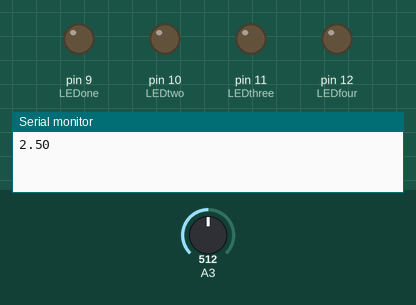
A program run on a simulated Arduino Uno, built with avr-gcc and run on an emulated ATmega328P. On the bench: output pins drawn as LEDs (lit = HIGH), the last lines printed to the serial monitor. The test bench sets the inputs (shaded band); at power-on: A3 = 512.

Above: at 0.6 s.
At 3.0 s:
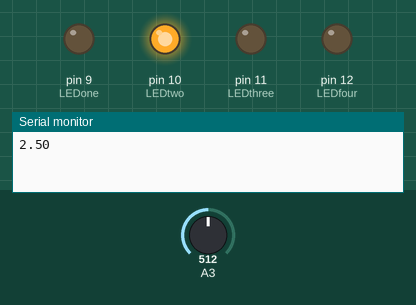
At 5.4 s:
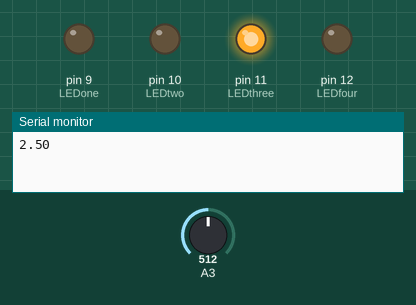
At 11.4 s:
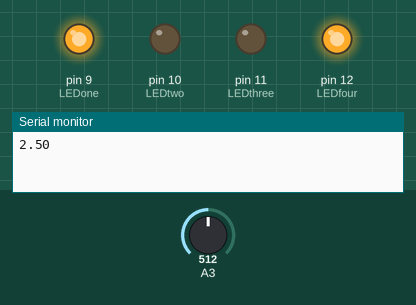
At 17.4 s:
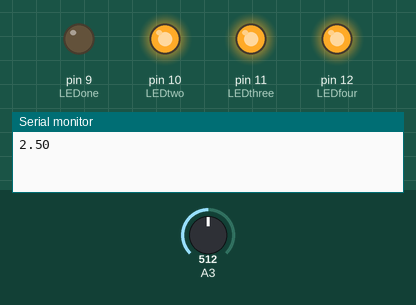
At 23.4 s:
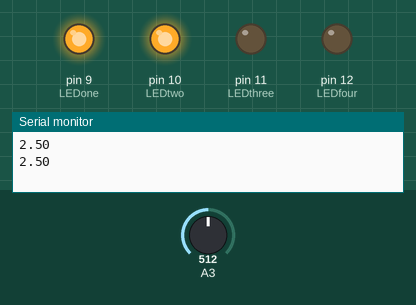
Timing chart, 0 to 25.0 s (numbered marks = the images above):
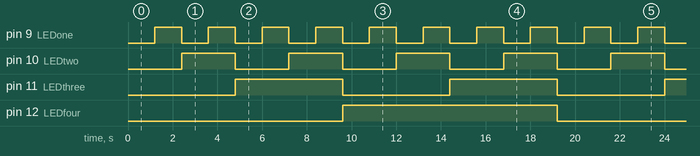

Measured:
- by itself, pin 9 (LEDone): alternates HIGH for 1.2 s and LOW for 1.2 s
- by itself, pin 10 (LEDtwo): alternates HIGH for 2.4 s and LOW for 2.4 s
- by itself, pin 11 (LEDthree): alternates HIGH for 4.8 s and LOW for 4.8 s
- by itself, pin 12 (LEDfour): alternates HIGH for 9.6 s and LOW for 9.6 s

The program:

main.cpp
```cpp
#include <Arduino.h>


int LEDone = 9;
int LEDtwo = 10;
int LEDthree = 11;
int LEDfour = 12;
int delay_ = 1200;

void countZero(int delay_)
  {
    digitalWrite(LEDone,LOW);
    digitalWrite(LEDtwo,LOW);
    digitalWrite(LEDthree,LOW);
    digitalWrite(LEDfour,LOW);
    delay(delay_);
  }

  void countOne(int delay_)
  {
    digitalWrite(LEDone,HIGH);
    digitalWrite(LEDtwo,LOW);
    digitalWrite(LEDthree,LOW);
    digitalWrite(LEDfour,LOW);
    delay(delay_);
  }

 void countTwo(int delay_)
  {
    digitalWrite(LEDone,LOW);
    digitalWrite(LEDtwo,HIGH);
    digitalWrite(LEDthree,LOW);
    digitalWrite(LEDfour,LOW);
    delay(delay_);
  }

   void countThree(int delay_)
  {
    digitalWrite(LEDone,HIGH);
    digitalWrite(LEDtwo,HIGH);
    digitalWrite(LEDthree,LOW);
    digitalWrite(LEDfour,LOW);
    delay(delay_);
  }

   void countFour(int delay_)
  {
    digitalWrite(LEDone,LOW);
    digitalWrite(LEDtwo,LOW);
    digitalWrite(LEDthree,HIGH);
    digitalWrite(LEDfour,LOW);
    delay(delay_);
  }

   void countFive(int delay_)
  {
    digitalWrite(LEDone,HIGH);
    digitalWrite(LEDtwo,LOW);
    digitalWrite(LEDthree,HIGH);
    digitalWrite(LEDfour,LOW);
    delay(delay_);
  }


   void countSix(int delay_)
  {
    digitalWrite(LEDone,LOW);
    digitalWrite(LEDtwo,HIGH);
    digitalWrite(LEDthree,HIGH);
    digitalWrite(LEDfour,LOW);
    delay(delay_);
  }

   void countSeven(int delay_)
  {
    digitalWrite(LEDone,HIGH);
    digitalWrite(LEDtwo,HIGH);
    digitalWrite(LEDthree,HIGH);
    digitalWrite(LEDfour,LOW);
    delay(delay_);
  }

   void countEight(int delay_)
  {
    digitalWrite(LEDone,LOW);
    digitalWrite(LEDtwo,LOW);
    digitalWrite(LEDthree,LOW);
    digitalWrite(LEDfour,HIGH);
    delay(delay_);
  }

   void countNine(int delay_)
  {
    digitalWrite(LEDone,HIGH);
    digitalWrite(LEDtwo,LOW);
    digitalWrite(LEDthree,LOW);
    digitalWrite(LEDfour,HIGH);
    delay(delay_);
  }

   void countTen(int delay_)
  {
    digitalWrite(LEDone,LOW);
    digitalWrite(LEDtwo,HIGH);
    digitalWrite(LEDthree,LOW);
    digitalWrite(LEDfour,HIGH);
    delay(delay_);
  }

   void countEleven(int delay_)
  {
    digitalWrite(LEDone,HIGH);
    digitalWrite(LEDtwo,HIGH);
    digitalWrite(LEDthree,LOW);
    digitalWrite(LEDfour,HIGH);
    delay(delay_);
  }

   void countTwelve(int delay_)
  {
    digitalWrite(LEDone,LOW);
    digitalWrite(LEDtwo,LOW);
    digitalWrite(LEDthree,HIGH);
    digitalWrite(LEDfour,HIGH);
    delay(delay_);
  }

   void countThirteen(int delay_)
  {
    digitalWrite(LEDone,HIGH);
    digitalWrite(LEDtwo,LOW);
    digitalWrite(LEDthree,HIGH);
    digitalWrite(LEDfour,HIGH);
    delay(delay_);
  }

   void countFourteen(int delay_)
  {
    digitalWrite(LEDone,LOW);
    digitalWrite(LEDtwo,HIGH);
    digitalWrite(LEDthree,HIGH);
    digitalWrite(LEDfour,HIGH);
    delay(delay_);
  }

   void countFifteen(int delay_)
  {
    digitalWrite(LEDone,HIGH);
    digitalWrite(LEDtwo,HIGH);
    digitalWrite(LEDthree,HIGH);
    digitalWrite(LEDfour,HIGH);
    delay(delay_);
  }


 float volt;
void setup() {
  // put your setup code here, to run once:
 pinMode(LEDone, OUTPUT);
  pinMode(LEDtwo, OUTPUT);
  pinMode(LEDthree, OUTPUT);
  pinMode(LEDfour, OUTPUT);
  pinMode(A3,INPUT);
  Serial.begin(9600);

}


void loop() {
  // put your main code here, to run repeatedly:
  volt = (5./1023.)* analogRead(A3); //convert numeric value to voltage
  Serial.println(volt);

  countZero(delay_);
  countOne(delay_);
  countTwo(delay_);
  countThree(delay_);
  countFour(delay_);
  countFive(delay_);
  countSix(delay_);
  countSeven(delay_);
  countEight(delay_);
  countNine(delay_);
  countTen(delay_);
  countEleven(delay_);
  countTwelve(delay_);
  countThirteen(delay_);
  countFourteen(delay_);
  countFifteen(delay_);


}
```
